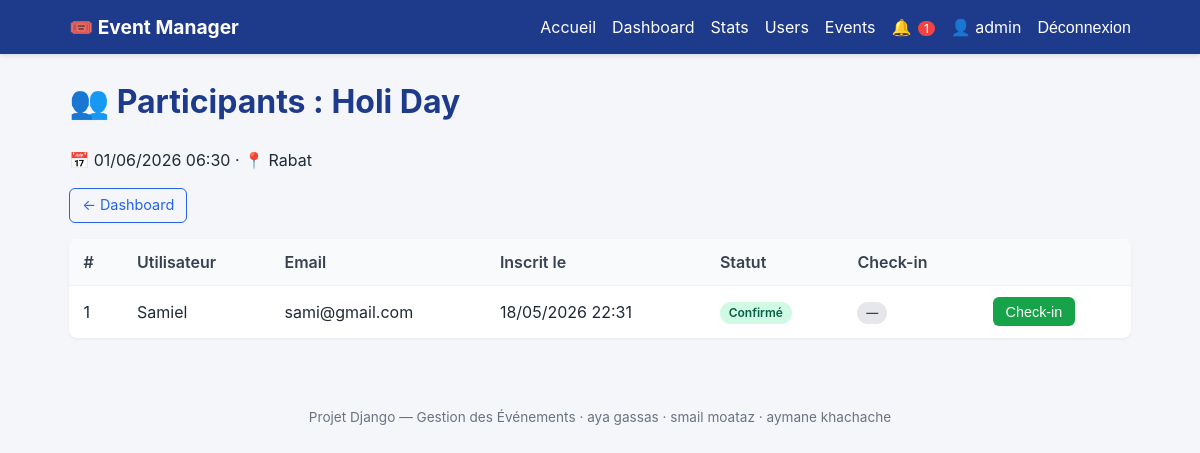
/events/2/participants/ (signed in), run on the app's committed database.
### accounts/models.py (models this page shows, shortened)
class User(AbstractUser):
    ROLE_USER = 'user'
    ROLE_ORGANIZER = 'organizer'
    ROLE_ADMIN = 'admin'
    ROLE_CHOICES = [
        (ROLE_USER, 'User'),
        (ROLE_ORGANIZER, 'Organizer'),
        (ROLE_ADMIN, 'Admin'),
    ]
    email = models.EmailField(unique=True)
    role = models.CharField(max_length=20, choices=ROLE_CHOICES, default=ROLE_USER)
    created_at = models.DateTimeField(auto_now_add=True)
    REQUIRED_FIELDS = ['email']
    @property
    def is_organizer(self):
        return self.role == self.ROLE_ORGANIZER or self.is_superuser
    @property
    def is_app_admin(self):
        return self.role == self.ROLE_ADMIN or self.is_superuser

### events/models.py (models this page shows, shortened)
class Event(models.Model):
    title = models.CharField(max_length=200)
    description = models.TextField()
    date = models.DateTimeField()
    location = models.CharField(max_length=255)
    latitude = models.FloatField(null=True, blank=True)
    longitude = models.FloatField(null=True, blank=True)
    image = models.ImageField(upload_to='events/', null=True, blank=True)
    organizer = models.ForeignKey(
        settings.AUTH_USER_MODEL,
        on_delete=models.CASCADE,
        related_name='events',
    )
    created_at = models.DateTimeField(auto_now_add=True)
    class Meta:
        ordering = ['-date']

class Registration(models.Model):
    STATUS_PENDING = 'pending'
    STATUS_CONFIRMED = 'confirmed'
    STATUS_CHOICES = [
        (STATUS_PENDING, 'En attente'),
        (STATUS_CONFIRMED, 'Confirmé'),
    ]
    user = models.ForeignKey(
        settings.AUTH_USER_MODEL,
        on_delete=models.CASCADE,
        related_name='registrations',
    )
    event = models.ForeignKey(
        Event,
        on_delete=models.CASCADE,
        related_name='registrations',
    )
    status = models.CharField(max_length=20, choices=STATUS_CHOICES, default=STATUS_CONFIRMED)
    created_at = models.DateTimeField(auto_now_add=True)
    checked_in = models.BooleanField(default=False)
    checked_in_at = models.DateTimeField(null=True, blank=True)
    class Meta:
        unique_together = ('user', 'event')
        ordering = ['-created_at']

### events/views.py (the view)
# urls.py: path('events/<int:pk>/participants/', views.event_participants, name='participants'),
@login_required
@user_passes_test(_organizer_required)
def event_participants(request, pk):
    event = get_object_or_404(Event, pk=pk)
    if event.organizer_id != request.user.id and not request.user.is_app_admin:
        return HttpResponseForbidden()
    registrations = event.registrations.select_related('user').order_by('-created_at')
    return render(request, 'events/organizer/participants.html', {
        'event': event,
        'registrations': registrations,
    })

### events/context_processors.py (called while the page is built)
def unread_notifications(request):
    if not request.user.is_authenticated:
        return {'unread_notifications_count': 0}
    return {
        'unread_notifications_count': request.user.notifications.filter(read=False).count()
    }

### events/views.py (called while the page is built)
def _organizer_required(user):
    return user.is_authenticated and (user.is_organizer or user.is_app_admin)

### templates/events/organizer/participants.html (shortened to what this page needs)
{% extends 'base.html' %}
{% block content %}
<h1>👥 Participants : {{ event.title }}</h1>
<p class="meta">📅 {{ event.date|date:"d/m/Y H:i" }} · 📍 {{ event.location }}</p>
<a href="{% url 'events:organizer_dashboard' %}" class="btn btn-outline btn-sm">← Dashboard</a>
{% if registrations %}
<table class="table" style="margin-top:1rem;">
    <thead>
        <tr><th>#</th><th>Utilisateur</th><th>Email</th><th>Inscrit le</th><th>Statut</th><th>Check-in</th><th></th></tr>
    </thead>
    <tbody>
        {% for r in registrations %}
        <tr>
            <td>{{ forloop.counter }}</td>
            <td>{{ r.user.username }}</td>
            <td>{{ r.user.email }}</td>
            <td>{{ r.created_at|date:"d/m/Y H:i" }}</td>
            <td><span class="pill {% if r.status == 'confirmed' %}pill-green{% else %}pill-yellow{% endif %}">{{ r.get_status_display }}</span></td>
            <td>
                {% if r.checked_in %}
                    <span class="pill pill-blue">✅ {{ r.checked_in_at|date:"H:i" }}</span>
                {% else %}
                    <span class="pill pill-gray">—</span>
                {% endif %}
            </td>
            <td>
                {% if not r.checked_in %}
                <form method="post" action="{% url 'events:check_in' r.id %}" class="inline">
                    <button class="btn btn-success btn-sm">Check-in</button>
                </form>
                {% endif %}
            </td>
        </tr>
        {% endfor %}
    </tbody>
</table>
{% else %}
<p>Aucun participant pour le moment.</p>
{% endif %}
{% endblock %}

### templates/base.html (shortened to what this page needs)
{% load static %}
<!DOCTYPE html>
<html lang="fr">
<head>
    <link rel="stylesheet" href="{% static 'css/style.css' %}">
</head>
<body>
<nav class="navbar">
    <div class="nav-inner">
        <a href="{% url 'events:home' %}" class="brand">🎟️ Event Manager</a>
        <div class="nav-links">
            <a href="{% url 'events:home' %}">Accueil</a>
            {% if user.is_authenticated %}
                {% if user.is_organizer %}
                    <a href="{% url 'events:organizer_dashboard' %}">Dashboard</a>
                    <a href="{% url 'events:stats' %}">Stats</a>
                {% endif %}
                {% if user.is_app_admin %}
                    <a href="{% url 'events:admin_users' %}">Users</a>
                    <a href="{% url 'events:admin_events' %}">Events</a>
                {% endif %}
                <a href="{% url 'events:notifications' %}">
                    🔔
                    {% if unread_notifications_count %}
                        <span class="badge">{{ unread_notifications_count }}</span>
                    {% endif %}
                </a>
                <a href="{% url 'accounts:profile' %}">👤 {{ user.username }}</a>
                <form method="post" action="{% url 'accounts:logout' %}" class="inline">
                    <button type="submit" class="link-button">Déconnexion</button>
                </form>
            {% else %}
                <a href="{% url 'accounts:login' %}">Connexion</a>
                <a href="{% url 'accounts:register' %}" class="btn btn-primary btn-sm">S'inscrire</a>
            {% endif %}
        </div>
    </div>
</nav>
<main class="container">
    {% block content %}{% endblock %}
</main>
<footer class="footer">
    <p>Projet Django — Gestion des Événements · aya gassas · smail moataz · aymane khachache</p>
</footer>
</body>
</html>

### static/css/style.css (style rules this page uses)
* { box-sizing: border-box; }
body { margin: 0; font-family: -apple-system, "Segoe UI", Roboto, Helvetica, Arial, sans-serif; background: #f4f6fa; color: #1f2937; line-height: 1.5; }
a { color: #2563eb; text-decoration: none; }
.navbar { background: #1e3a8a; color: white; padding: 0.8rem 0; box-shadow: 0 2px 4px rgba(0,0,0,.1); }
.nav-inner { max-width: 1100px; margin: 0 auto; padding: 0 1.2rem; display: flex; justify-content: space-between; align-items: center; flex-wrap: wrap; gap: 0.8rem; }
.brand { color: white; font-weight: bold; font-size: 1.2rem; }
.nav-links { display: flex; gap: 1rem; align-items: center; flex-wrap: wrap; }
.nav-links a, .nav-links .link-button { color: white; position: relative; }
.badge { background: #ef4444; color: white; border-radius: 999px; padding: 0 6px; font-size: .75rem; margin-left: 2px; }
.inline { display: inline; margin: 0; }
.link-button { background: none; border: none; color: white; cursor: pointer; font-size: inherit; padding: 0; }
.container { max-width: 1100px; margin: 1.5rem auto; padding: 0 1.2rem; }
.footer { text-align: center; color: #6b7280; padding: 2rem 1rem; font-size: .85rem; }
.btn { display: inline-block; padding: .55rem 1.1rem; border-radius: 6px; border: 1px solid transparent; cursor: pointer; font-size: 1rem; text-decoration: none; transition: opacity .15s; }
.btn-success { background: #16a34a; color: white; }
.btn-outline { background: transparent; border-color: #2563eb; color: #2563eb; }
.btn-sm { padding: .35rem .75rem; font-size: .9rem; }
.table { width: 100%; border-collapse: collapse; background: white; border-radius: 8px; overflow: hidden; box-shadow: 0 1px 3px rgba(0,0,0,.06); }
.table th, .table td { padding: .7rem .9rem; text-align: left; border-bottom: 1px solid #f0f0f0; }
.table th { background: #f9fafb; font-weight: 600; color: #374151; }
.table tr:last-child td { border-bottom: 0; }
.pill { display: inline-block; padding: .15rem .55rem; border-radius: 999px; font-size: .75rem; font-weight: 600; }
.pill-green { background: #d1fae5; color: #065f46; }
.pill-gray { background: #e5e7eb; color: #374151; }
h1 { color: #1e3a8a; }

### data on the page
User: username "admin"
Event: title "Holi Day", date "01/06/2026 06:30", location "Rabat"
Registration: user.username "Samiel", user.email "sami@gmail.com", created_at "18/05/2026 22:31", status "Confirmé", checked_in "Check-in"

### other printed values
{{ unread_notifications_count }} "1"
